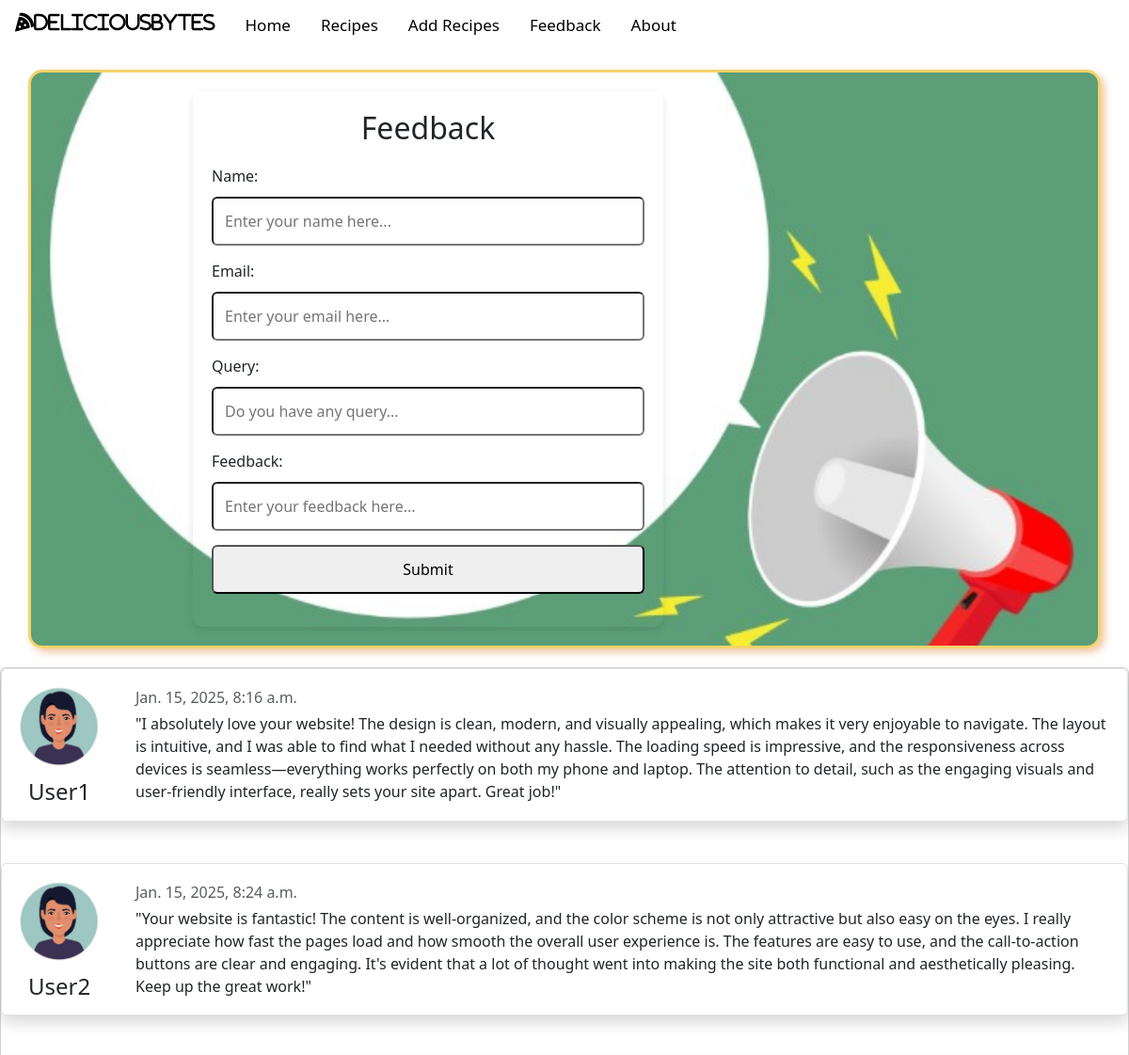
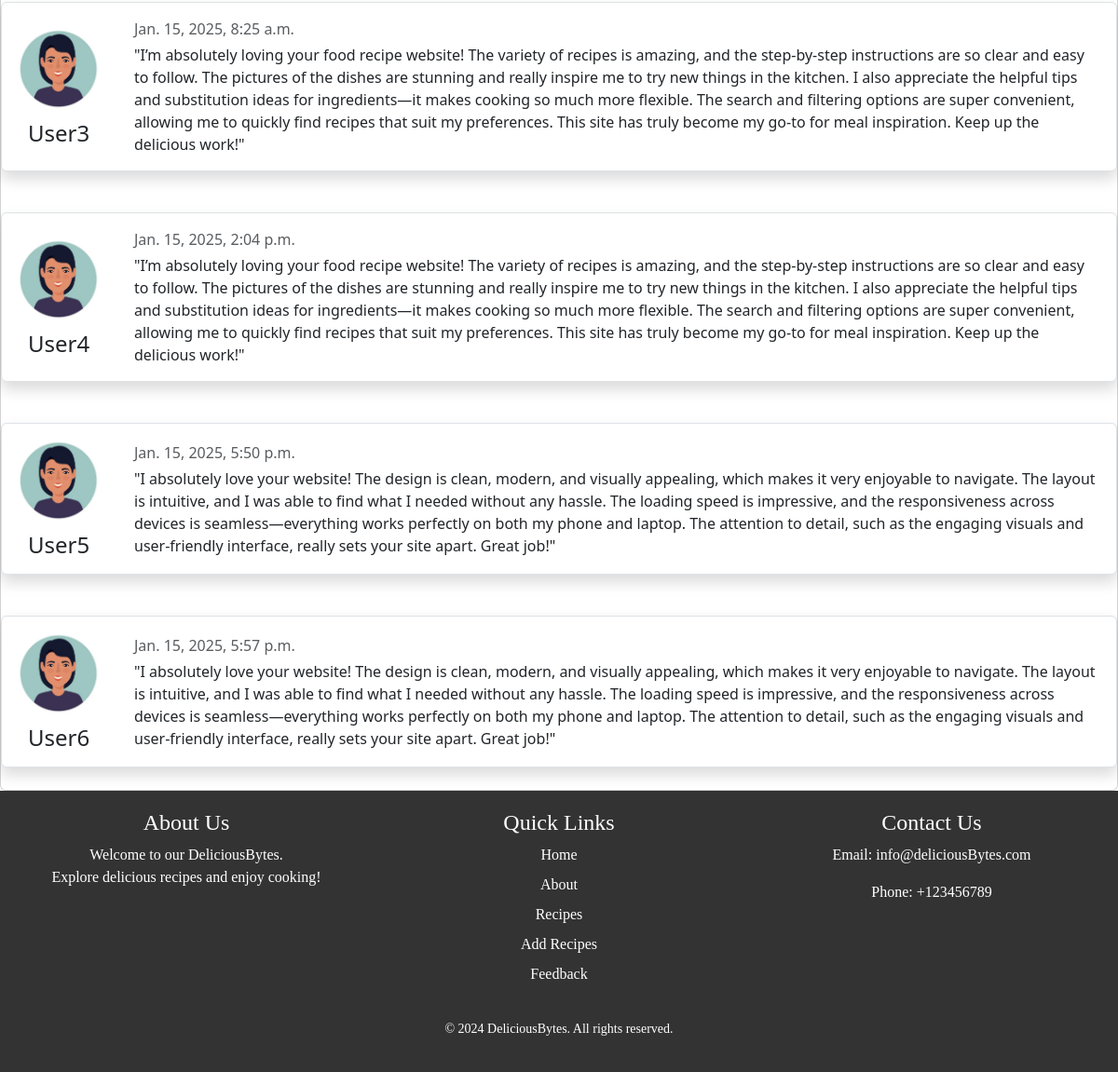
The page /feedback/ on the database its author committed (2 pictures, top to bottom).
### BaseApp/models.py (models this page shows)
class FeedbackDb(models.Model):
    name = models.CharField(max_length=20)
    email = models.EmailField(max_length=20)
    query = models.CharField(max_length=100)
    feedback = models.CharField(max_length=400)
    time_date = models.DateTimeField(default=timezone.now)

### BaseApp/views.py (the view)
# urls.py: path('feedback/',FeedbackView ,name = 'Feedback'),
def FeedbackView(request):
    feedbacks = FeedbackDb.objects.all()
    return render(request, "Feedback.html",{'feedbacks':feedbacks})

### Template/Feedback.html (shortened to what this page needs)
{% extends "Base.html" %}
{% load static %}
{% block css %} <link rel="stylesheet" href="{% static 'Feedback.css' %}"> {% endblock css %}
{% block main %}
<div class="content">
    <div class="container">
        <form method="POST" action="{% url 'SaveFeedback' %}" id="feedback" role="form" novalidate style="margin-left:100px;">
            <div class="form">
                <h1>Feedback</h1>
                <label for="name">Name:</label>
                <input id="name" name="name" class="name" placeholder="Enter your name here..." required>
                <label for="email">Email:</label>
                <input id="email" name="email" class="email" type="email" placeholder="Enter your email here..." required>
                <label for="query">Query:</label>
                <input id="query" name="query" class="query" placeholder="Do you have any query..." required>
                <label for="feedback">Feedback:</label>
                <input id="feedback" name="feedback" class="feedback" placeholder="Enter your feedback here..." required>
                <button type="submit" name="submit">Submit</button>
            </div>
        </form>
    </div>
    <div class="feedbacksection">
        <div class="card">
            {% for feedback in feedbacks %}
            <div class="card d-flex align-items-center justify-content-between flex-row mb-4 p-3 border rounded shadow">
                <div class="user-image me-3 d-flex flex-column align-items-center">
                    <img src="{% static 'images/user.jpg' %}" class="rounded-circle" style="width: 90px; height: 90px; object-fit: cover;">
                    <h4 class="mb-0">{{feedback.name}}</h4>
                </div>
                <div>
                    <div class="mb-1 text-body-secondary">{{feedback.time_date}}</div>
                    <p class="card-text mb-auto">{{feedback.feedback}}</p>
                </div>
            </div>
            {% empty %}
            <p>No feedback have been added yet!</p>
            {% endfor %}
        </div>
    </div>
</div>
{% endblock main %}

### Template/Base.html (shortened to what this page needs)
<!DOCTYPE html>
<html lang="en">
{% load static %}
<head>
    {% block css %}{% endblock css %}
    <link rel="stylesheet" href="{% static 'Base.css' %}">
    <link rel="stylesheet" href="https://cdnjs.cloudflare.com/ajax/libs/font-awesome/6.6.0/css/all.min.css"
 />
    <link href="https://cdn.jsdelivr.net/npm/bootstrap@5.3.3/dist/css/bootstrap.min.css" rel="stylesheet"
>
</head>
<body>
    <div class="topnav" id="myTopnav">
        <i class="fa-solid fa-pizza-slice">DeliciousBytes</i>
        <a href="{% url 'Home' %}" class="active">Home</a>
        <a href="{% url 'Recipes' %}">Recipes</a>
        <a href="{% url 'Add_Recipe' %}">Add Recipes</a>
        <a href="{% url 'Feedback' %}">Feedback</a>
        <a href="{% url 'About' %}">About</a>
    </div>
    {% block main %} {% endblock main %}
    <footer>
        <div class="footer-container">
            <div class="footer-about">
                <h4>About Us</h4>
                <p>Welcome to our DeliciousBytes.<br> Explore delicious recipes and enjoy cooking!</p>
            </div>
            <div class="footer-links">
                <h4>Quick Links</h4>
                <ul>
                    <li><a href="{% url 'Home' %}">Home</a></li>
                    <li><a href="{% url 'About' %}">About</a></li>
                    <li><a href="{% url 'Recipes' %}">Recipes</a></li>
                    <li><a href="{% url 'Add_Recipe' %}">Add Recipes</a></li>
                    <li><a href="{% url 'Feedback' %}">Feedback</a></li>
                </ul>
            </div>
            <div class="footer-contact">
                <h4>Contact Us</h4>
                <p>Email: info@deliciousBytes.com</p>
                <p>Phone: +123456789</p>
            </div>
        </div>
        <div class="footer-bottom">
            <p>&copy; 2024 DeliciousBytes. All rights reserved.</p>
        </div>
    </footer>
</body>
</html>

### Static/Feedback.css (style rules this page uses)
.container { display: flex; flex-wrap: wrap; justify-content: flex-start; align-items: flex-start; padding: 20px; margin: 20px auto; max-width: 1200px; border: 3px solid rgb(245, 211, 107); border-radius: 15px; box-shadow: 4px 4px 8px 0 rgb(239, 198, 160); background-size: cover; }
.form { width: 90%; max-width: 500px; padding: 20px; border-radius: 10px; box-shadow: 0 4px 8px rgba(0, 0, 0, 0.1); margin-right: 20px; margin-left: 60px; }
.form h1 { font-size: 2rem; margin-bottom: 20px; text-align: center; }
.form label { font-size: 1rem; margin-bottom: 10px; }
.form input, .form button { width: 100%; font-size: 1rem; padding: 0.75em; margin-bottom: 15px; border-radius: 6px; }
.card { display: flex; align-items: flex-start; justify-content: flex-start; gap: 20px; }
.user-image { flex-shrink: 0; text-align: center; }
.user-image img { display: block; margin: 0 auto 10px; }
.card-text { flex-grow: 1; }

### Static/Base.css (style rules this page uses)
.topnav { background-color: white; overflow: hidden; margin-bottom: 0%; }
.topnav a { float: inline-start; display: block; color: black; text-align: center; padding: 14px 16px; text-decoration: none; font-size: 17px; }
.topnav i { float: inline-start; display: block; color: black; text-align: center; padding: 14px 16px; text-decoration: none; font-size: 20px; }
footer { background-color: #333; color: white; padding: 20px 0; text-align: center; font-family: 'Times New Roman', Times, serif; }
.footer-container { display: flex; justify-content: space-around; align-items: flex-start; }
.footer-about, .footer-links, .footer-contact { width: 30%; }
.footer-links ul { list-style-type: none; padding: 0; }
.footer-links ul li { margin: 8px 0; }
.footer-links ul li a { color: white; text-decoration: none; }
.footer-bottom { margin-top: 20px; font-size: 14px; }

### rows shown on the page
FeedbackDb: name "User1", time_date "Jan. 15, 2025, 8:16 a.m.", feedback "\"I absolutely love your website! The design is clean, modern, and visually appealing, which makes it very enjoyable to navigate. The layout is intuitive, and I was able to find what I needed without any hassle. The loading speed is impressive, and the responsiveness across devices is seamless—everything works perfectly on both my phone and laptop. The attention to detail, such as the engaging visuals and user-friendly interface, really sets your site apart. Great job!\""
FeedbackDb: name "User2", time_date "Jan. 15, 2025, 8:24 a.m.", feedback "\"Your website is fantastic! The content is well-organized, and the color scheme is not only attractive but also easy on the eyes. I really appreciate how fast the pages load and how smooth the overall user experience is. The features are easy to use, and the call-to-action buttons are clear and engaging. It's evident that a lot of thought went into making the site both functional and aesthetically pleasing. Keep up the great work!\""
FeedbackDb: name "User3", time_date "Jan. 15, 2025, 8:25 a.m.", feedback "\"I’m absolutely loving your food recipe website! The variety of recipes is amazing, and the step-by-step instructions are so clear and easy to follow. The pictures of the dishes are stunning and really inspire me to try new things in the kitchen. I also appreciate the helpful tips and substitution ideas for ingredients—it makes cooking so much more flexible. The search and filtering options are super convenient, allowing me to quickly find recipes that suit my preferences. This site has truly become my go-to for meal inspiration. Keep up the delicious work!\""
FeedbackDb: name "User4", time_date "Jan. 15, 2025, 2:04 p.m.", feedback "\"I’m absolutely loving your food recipe website! The variety of recipes is amazing, and the step-by-step instructions are so clear and easy to follow. The pictures of the dishes are stunning and really inspire me to try new things in the kitchen. I also appreciate the helpful tips and substitution ideas for ingredients—it makes cooking so much more flexible. The search and filtering options are super convenient, allowing me to quickly find recipes that suit my preferences. This site has truly become my go-to for meal inspiration. Keep up the delicious work!\""
FeedbackDb: name "User5", time_date "Jan. 15, 2025, 5:50 p.m.", feedback "\"I absolutely love your website! The design is clean, modern, and visually appealing, which makes it very enjoyable to navigate. The layout is intuitive, and I was able to find what I needed without any hassle. The loading speed is impressive, and the responsiveness across devices is seamless—everything works perfectly on both my phone and laptop. The attention to detail, such as the engaging visuals and user-friendly interface, really sets your site apart. Great job!\""
FeedbackDb: name "User6", time_date "Jan. 15, 2025, 5:57 p.m.", feedback "\"I absolutely love your website! The design is clean, modern, and visually appealing, which makes it very enjoyable to navigate. The layout is intuitive, and I was able to find what I needed without any hassle. The loading speed is impressive, and the responsiveness across devices is seamless—everything works perfectly on both my phone and laptop. The attention to detail, such as the engaging visuals and user-friendly interface, really sets your site apart. Great job!\""
